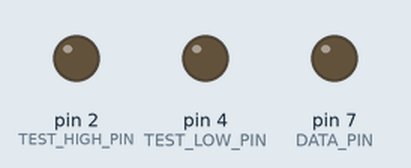
Simulated run of this sketch. Board: Arduino Uno, built with avr-gcc and run on an emulated ATmega328P. On the bench: output pins drawn as LEDs (lit = HIGH). Pins used as bus, display or sensor lines are not drawn.

Above: at 0.1 s.
At 1.25 s:
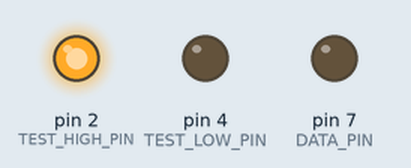
At 2.5 s:
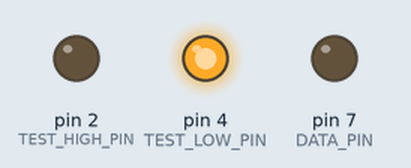
Timing chart, 0 to 4.5 s (numbered marks = the images above):
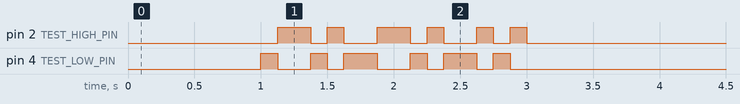

Measured:
- by itself, pin 2 (TEST_HIGH_PIN): LOW → HIGH at 1.1 s, → LOW 0.25 s later, → HIGH 0.13 s later, → LOW 0.13 s later, … (12 changes in this stretch)
- by itself, pin 4 (TEST_LOW_PIN): LOW → HIGH at 1.0 s, → LOW 0.13 s later, → HIGH 0.25 s later, → LOW 0.13 s later, … (12 changes in this stretch)

The sketch:

Manchester_Send_Data_Code.ino
```cpp
////////////////////////////////////////
// Manchester Send Data Code
// Microwaves
// Zach Wilson
// 11/16/2017
// Rev_1
////////////////////////////////////////


/*

        This is Manchester for "110"

       delta-t    delta-t     delta-t
    |----------|-----------|-----------|
     _____       _____            _____
    |     |     |     |          |     |
    |     |     |     |          |     |
  ____|     |_____|     |__________|     |_____


*/

#define DELTA (250) // micro-seconds
#define HALF_DELTA (DELTA/2) //half period
#define ARRAY_LENGTH (8)
#define DATA_PIN (7)
#define POWER_PIN (8)
#define TEST_HIGH_PIN (2)
#define TEST_LOW_PIN (4)

bool dataArray[ARRAY_LENGTH] = {0, 1, 1, 0, 1, 1, 0, 0};
bool var = 1;
bool test = false;

void setup()
{
  pinMode(DATA_PIN, OUTPUT);
  pinMode(POWER_PIN, OUTPUT);
  pinMode(TEST_HIGH_PIN, OUTPUT);
  pinMode(TEST_LOW_PIN, OUTPUT);
  //  Serial.begin(9600);
  digitalWrite(TEST_HIGH_PIN, LOW);
  digitalWrite(TEST_LOW_PIN, LOW);
  digitalWrite(POWER_PIN, LOW);
}

void loop()
{

  delay(1000);
  if (!test)
  {

    //    Serial.println("-------");

    for (int x = 0; x < ARRAY_LENGTH; x++)
    {

      digitalWrite(POWER_PIN, HIGH);

      if (dataArray[x] == HIGH)
      {
        var = 1;
        //      digitalWrite(DATA_PIN, HIGH);
        //      delayMicroseconds(HALF_DELTA);
        //      digitalWrite(DATA_PIN, LOW);
        //      delayMicroseconds(HALF_DELTA);

        //Testing in Milli Seconds:
        digitalWrite(TEST_HIGH_PIN, HIGH);
        digitalWrite(TEST_LOW_PIN, LOW);
        delay(HALF_DELTA);
        digitalWrite(TEST_HIGH_PIN, LOW);
        digitalWrite(TEST_LOW_PIN, HIGH);
        delay(HALF_DELTA);
      }

      else
      {
        var = 0;
        //      digitalWrite(DATA_PIN, LOW);
        //      delayMicroseconds(HALF_DELTA);
        //      digitalWrite(DATA_PIN, HIGH);
        //      delayMicroseconds(HALF_DELTA);

        digitalWrite(TEST_HIGH_PIN, LOW);
        digitalWrite(TEST_LOW_PIN, HIGH);
        delay(HALF_DELTA);
        digitalWrite(TEST_HIGH_PIN, HIGH);
        digitalWrite(TEST_LOW_PIN, LOW);
        delay(HALF_DELTA);
      }

      //      Serial.print(var);
      test = true;
    }

    digitalWrite(TEST_HIGH_PIN, LOW);
    digitalWrite(TEST_LOW_PIN, LOW);
    digitalWrite(POWER_PIN, LOW);

    //    Serial.println();
  }
}
```
